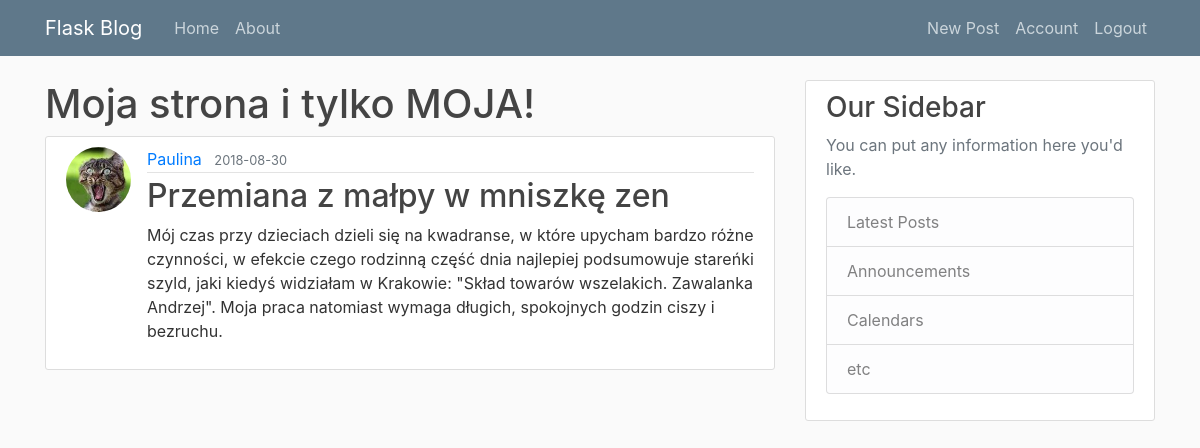
The app's page /home (signed in) with its own data.
### popierwsze/models.py (models this page shows, shortened)
class Post(db.Model):
    id = db.Column(db.Integer, primary_key=True)
    title = db.Column(db.String(100), nullable=False)
    date_posted = db.Column(db.DateTime, nullable=False, default=datetime.utcnow)
    content = db.Column(db.Text, nullable=False)
    user_id = db.Column(db.Integer, db.ForeignKey('user.id'), nullable=False) #user.id z małej bo to odniesienie do wiersza tabeli User a nie do całej klasy

class User(db.Model, UserMixin):    #userMixin pozwoli nam dziedziczyć funkcje tej klasy/logowanie
    id = db.Column(db.Integer, primary_key=True)
    username = db.Column(db.String(20), unique=True, nullable=False)
    email = db.Column(db.String(120), unique=True, nullable=False)
    image_file = db.Column(db.String(20), nullable=False, default='default.jpg')
    password = db.Column(db.String(60), nullable=False)
    post = db.relationship('Post', backref='author', lazy=True)  #backref - dodaje kolumnę do modułu Post - nazwaną "author"

### popierwsze/routes.py (the view)
@app.route("/")
@app.route("/home")
def home():
    posts = Post.query.all()        #wyciąganie postów z db
    return render_template("home.html", posts=posts)

### popierwsze/models.py (called while the page is built)
@login_menager.user_loader      #funkcja dekoracyjna do utrzymywania logowania użytkownika
def load_user(user_id):
    return User.query.get(int(user_id))

### popierwsze/templates/home.html
{% extends "layout.html"%}
{% block content %}
    <h1>Moja strona i tylko MOJA! </h1>
    {% for post in posts %}
        <article class="media content-section">
          <img class="rounded-circle article-img" src="{{ url_for('static', filename='profile_pics/' + post.author.image_file) }}">
          <div class="media-body">
            <div class="article-metadata">
              <a class="mr-2" href="#">{{ post.author.username }}</a>
              <small class="text-muted">{{ post.date_posted.strftime('%Y-%m-%d') }}</small>
            </div>
            <h2><a class="article-title" href="{{ url_for('post', post_id=post.id) }}">{{ post.title }}</a></h2>
            <p class="article-content">{{ post.content }}</p>
          </div>
        </article>
    {% endfor%}
{% endblock content %}

### popierwsze/static/main.css (style rules this page uses)
body { background: #fafafa; color: #333333; margin-top: 5rem; }
h1, h2, h3, h4, h5, h6 { color: #444444; }
.content-section { background: #ffffff; padding: 10px 20px; border: 1px solid #dddddd; border-radius: 3px; margin-bottom: 20px; }
.article-title { color: #444444; }
.article-content { white-space: pre-line; }
.article-img { height: 65px; width: 65px; margin-right: 16px; }
.article-metadata { padding-bottom: 1px; margin-bottom: 4px; border-bottom: 1px solid #e3e3e3 }

### records on screen
Post: image_file (picture), author.username "Paulina", date_posted "2018-08-30", title "Przemiana z małpy w mniszkę zen", content "Mój czas przy dzieciach dzieli się na kwadranse, w które upycham bardzo różne czynności, w efekcie czego rodzinną część dnia najlepiej podsumowuje stareńki szyld, jaki kiedyś widziałam w Krakowie: \"Skład towarów wszelakich. Zawalanka Andrzej\". Moja praca natomiast wymaga długich, spokojnych godzin ciszy i bezruchu."
